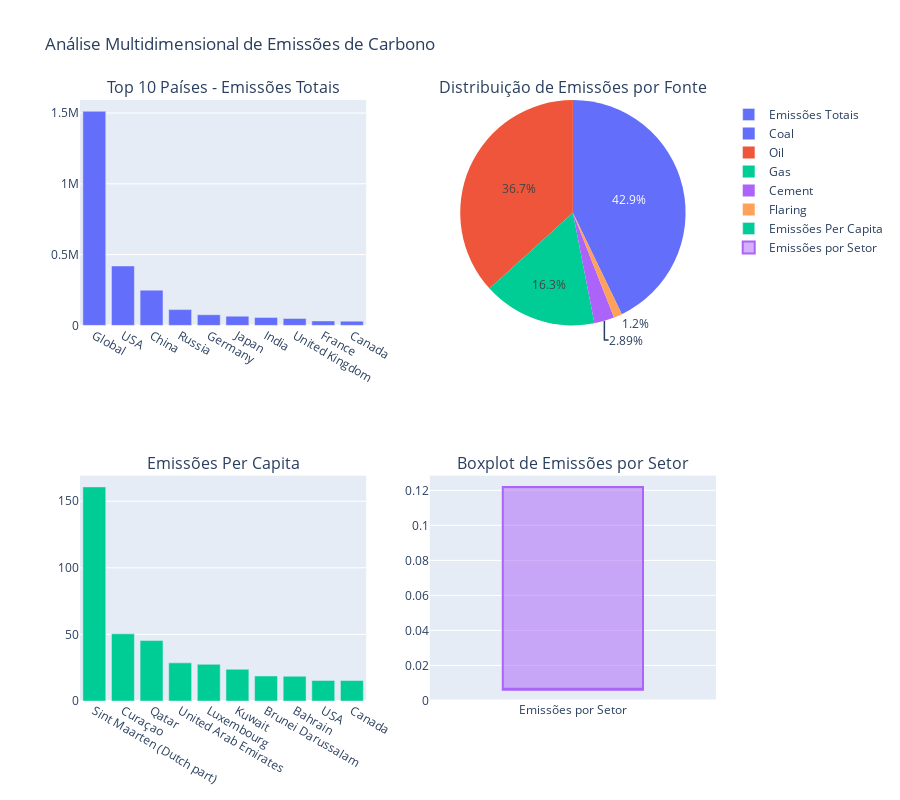
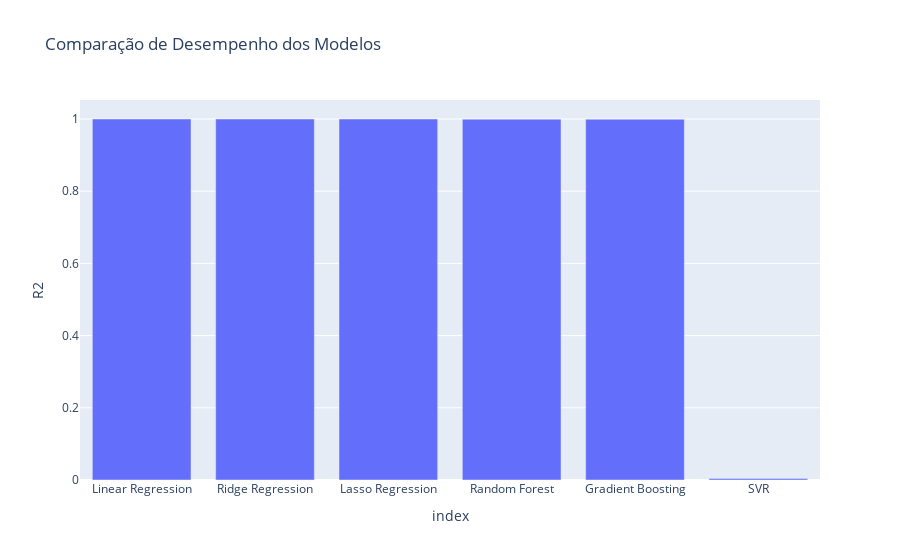
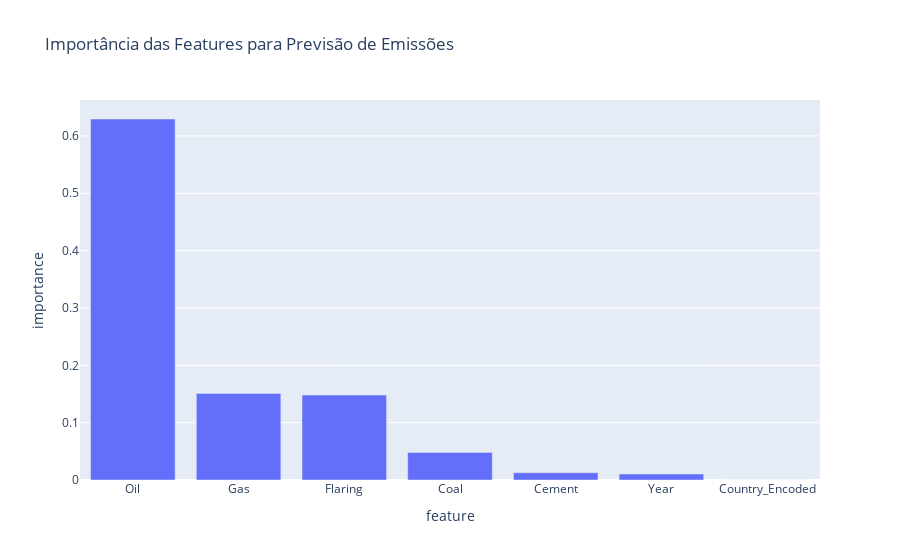
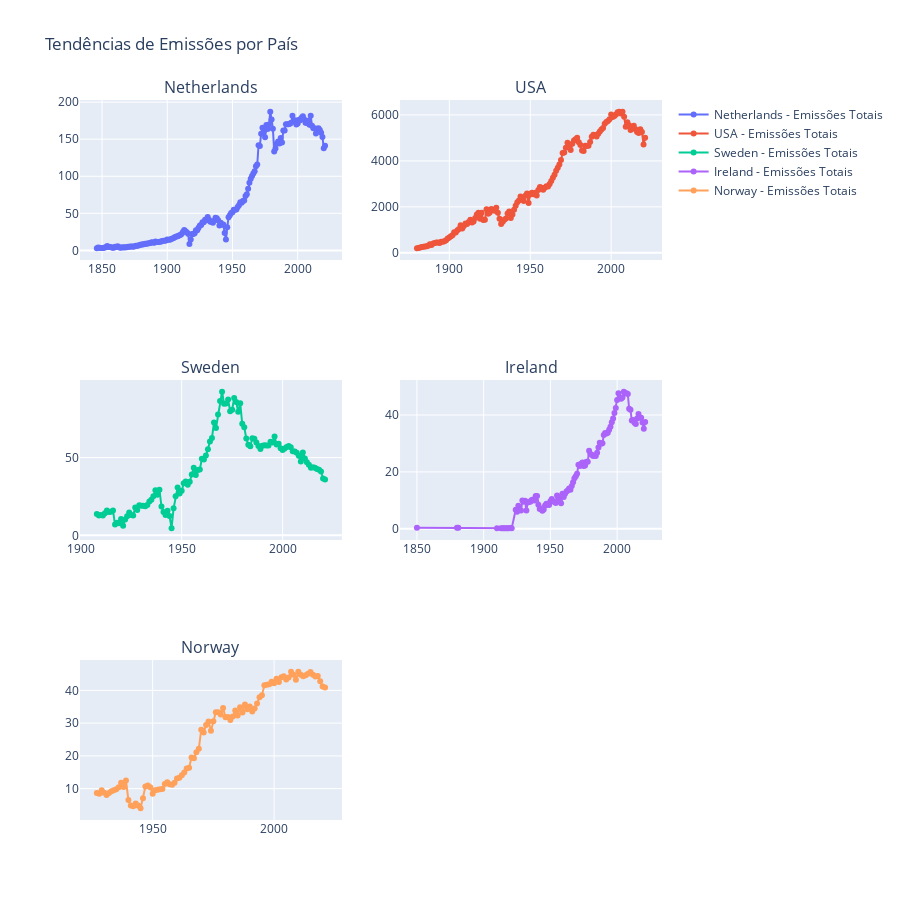

The code cell stored with these charts, in order, in its notebook:
### Code cell
import pandas as pd
import numpy as np
import matplotlib.pyplot as plt
import seaborn as sns
import plotly.express as px
import plotly.graph_objects as go
from plotly.subplots import make_subplots

from sklearn.model_selection import train_test_split, cross_val_score
from sklearn.preprocessing import StandardScaler, LabelEncoder, MinMaxScaler
from sklearn.linear_model import LinearRegression, Ridge, Lasso
from sklearn.ensemble import RandomForestRegressor, GradientBoostingRegressor
from sklearn.svm import SVR
from sklearn.pipeline import Pipeline
from sklearn.metrics import mean_squared_error, r2_score, mean_absolute_error
from sklearn.decomposition import PCA
from sklearn.cluster import KMeans, DBSCAN
from scipy import stats

class AnalisePegadaCarbonoPro:
    def __init__(self, caminho_dataset1, caminho_dataset2):
        """
        Inicialização do projeto de análise de pegada de carbono avançada
        """
        # Carregamento dos datasets
        self.df_setores = self._carregar_preparar_dados(caminho_dataset1, 'setores')
        self.df_fontes = self._carregar_preparar_dados(caminho_dataset2, 'fontes')
        
        # Configurações de visualização
        plt.style.use('ggplot')
        
    def _carregar_preparar_dados(self, caminho, tipo='setores'):
        """
        Carregamento e preparação robusta dos dados
        """
        try:
            df = pd.read_csv(caminho)
            
            if tipo == 'setores':
                # Tratamentos específicos para dataset de setores
                df.dropna(subset=['country', 'sector', 'value'], inplace=True)
                df['timestamp'] = pd.to_datetime(df['timestamp'], unit='s')
                df['year'] = df['timestamp'].dt.year
            
            elif tipo == 'fontes':
                # Tratamentos específicos para dataset de fontes
                colunas_interesse = [
                    'Country', 'Year', 'Total', 
                    'Coal', 'Oil', 'Gas', 
                    'Cement', 'Flaring', 'Per Capita'
                ]
                
                # Selecionar apenas colunas existentes
                colunas_existentes = [col for col in colunas_interesse if col in df.columns]
                df = df[colunas_existentes]
                
                df.dropna(inplace=True)
            
            return df
        
        except Exception as e:
            print(f"Erro no carregamento dos dados ({tipo}): {e}")
            return None
    
    def analise_exploratoria_multimodal(self):
        """
        Análise exploratória avançada com múltiplas visualizações
        """
        # 1. Análise de Distribuição de Emissões
        fig = make_subplots(
            rows=2, cols=2, 
            subplot_titles=(
                'Top 10 Países - Emissões Totais', 
                'Distribuição de Emissões por Fonte',
                'Emissões Per Capita', 
                'Boxplot de Emissões por Setor'
            ),
            specs=[[{'type': 'xy'}, {'type': 'domain'}], [{'type': 'xy'}, {'type': 'xy'}]]
        )
        
        # Top 10 Países
        top_paises = self.df_fontes.groupby('Country')['Total'].sum().nlargest(10)
        fig.add_trace(
            go.Bar(x=top_paises.index, y=top_paises.values, name='Emissões Totais'),
            row=1, col=1
        )
        
        # Distribuição de Emissões por Fonte
        fontes = ['Coal', 'Oil', 'Gas', 'Cement', 'Flaring']
        emissoes_por_fonte = self.df_fontes[fontes].sum()
        fig.add_trace(
            go.Pie(
                labels=emissoes_por_fonte.index, 
                values=emissoes_por_fonte.values, 
                name='Fontes de Emissão'
            ),
            row=1, col=2
        )
        
        # Emissões Per Capita Top 10
        top_paises_per_capita = self.df_fontes.groupby('Country')['Per Capita'].mean().nlargest(10)
        fig.add_trace(
            go.Bar(x=top_paises_per_capita.index, y=top_paises_per_capita.values, name='Emissões Per Capita'),
            row=2, col=1
        )
        
        # Boxplot de Emissões por Setor
        boxplot_setores = self.df_setores.boxplot(column='value', by='sector')
        fig.add_trace(
            go.Box(y=boxplot_setores.get_lines()[0].get_ydata(), name='Emissões por Setor'),
            row=2, col=2
        )
        
        fig.update_layout(height=800, title_text="Análise Multidimensional de Emissões de Carbono")
        fig.show()
    
    def modelagem_preditiva_avancada(self):
        """
        Modelagem preditiva com múltiplos algoritmos e técnicas avançadas
        """
        # Preparação dos dados
        df_ml = self.df_fontes.copy()
        
        # Encoding de países
        le = LabelEncoder()
        df_ml['Country_Encoded'] = le.fit_transform(df_ml['Country'])
        
        # Seleção de features
        features = ['Year', 'Country_Encoded', 'Coal', 'Oil', 'Gas', 'Cement', 'Flaring']
        X = df_ml[features]
        y_total = df_ml['Total']
        y_per_capita = df_ml['Per Capita']
        
        # Divisão treino-teste
        X_train, X_test, y_train, y_test = train_test_split(X, y_total, test_size=0.2, random_state=42)
        
        # Pipeline de Machine Learning
        modelos = {
            'Linear Regression': LinearRegression(),
            'Ridge Regression': Ridge(),
            'Lasso Regression': Lasso(),
            'Random Forest': RandomForestRegressor(n_estimators=100),
            'Gradient Boosting': GradientBoostingRegressor(),
            'SVR': SVR(kernel='rbf')
        }
        
        # Resultados comparativos
        resultados = {}
        
        for nome, modelo in modelos.items():
            pipeline = Pipeline([
                ('scaler', StandardScaler()),
                ('regressor', modelo)
            ])
            
            # Treinamento e avaliação
            pipeline.fit(X_train, y_train)
            y_pred = pipeline.predict(X_test)
            
            # Métricas de desempenho
            resultados[nome] = {
                'MSE': mean_squared_error(y_test, y_pred),
                'R2': r2_score(y_test, y_pred),
                'MAE': mean_absolute_error(y_test, y_pred)
            }
        
        # Visualização de resultados
        resultados_df = pd.DataFrame.from_dict(resultados, orient='index')
        fig = px.bar(
            resultados_df, 
            x=resultados_df.index, 
            y='R2', 
            title='Comparação de Desempenho dos Modelos'
        )
        fig.show()
        
        # Análise de Importância de Features
        rf = RandomForestRegressor(n_estimators=100)
        rf.fit(X_train, y_train)
        
        feature_importance = pd.DataFrame({
            'feature': features,
            'importance': rf.feature_importances_
        }).sort_values('importance', ascending=False)
        
        fig_features = px.bar(
            feature_importance, 
            x='feature', 
            y='importance', 
            title='Importância das Features para Previsão de Emissões'
        )
        fig_features.show()
    
    def analise_temporal_profunda(self):
        """
        Análise temporal detalhada com tendências e projeções
        """
        # Séries temporais por país
        paises_principais = self.df_fontes['Country'].value_counts().head(5).index
        
        fig = make_subplots(rows=3, cols=2, subplot_titles=paises_principais)
        
        for i, pais in enumerate(paises_principais, 1):
            dados_pais = self.df_fontes[self.df_fontes['Country'] == pais]
            
            # Emissões totais
            fig.add_trace(
                go.Scatter(
                    x=dados_pais['Year'], 
                    y=dados_pais['Total'], 
                    mode='lines+markers',
                    name=f'{pais} - Emissões Totais'
                ),
                row=(i-1)//2 + 1, col=(i-1)%2 + 1
            )
        
        fig.update_layout(height=900, title_text="Tendências de Emissões por País")
        fig.show()
        
        # Decomposição de séries temporais
        # Exemplo simplificado para o país com mais dados
        pais_analise = paises_principais[0]
        dados_pais = self.df_fontes[self.df_fontes['Country'] == pais_analise]
        
        # Regressão polinomial para capturar tendência
        from sklearn.preprocessing import PolynomialFeatures
        from sklearn.pipeline import make_pipeline
        
        X = dados_pais['Year'].values.reshape(-1, 1)
        y = dados_pais['Total'].values
        
        modelo_tendencia = make_pipeline(
            PolynomialFeatures(degree=3), 
            LinearRegression()
        )
        modelo_tendencia.fit(X, y)
        
        tendencia = modelo_tendencia.predict(X)
        
        plt.figure(figsize=(12, 6))
        plt.plot(X, y, label='Dados Originais')
        plt.plot(X, tendencia, label='Tendência', color='red')
        plt.title(f'Análise de Tendência para {pais_analise}')
        plt.xlabel('Ano')
        plt.ylabel('Emissões Totais')
        plt.legend()
        plt.show()
    
    def executar_analise_completa(self):
        """
        Método principal para executar análise abrangente
        """
        print("\n🌍 Análise Integrada Avançada de Pegada de Carbono 🌍")
        
        print("\n📊 Análise Exploratória Multimodal:")
        self.analise_exploratoria_multimodal()
        
        print("\n🤖 Modelagem Preditiva Avançada:")
        self.modelagem_preditiva_avancada()
        
        print("\n📈 Análise Temporal Profunda:")
        self.analise_temporal_profunda()

# Execução do projeto
if __name__ == "__main__":
    caminho_dataset1 = 'Data/dataset.csv'  
    caminho_dataset2 = 'Data/GCB2022v27_MtCO2_flat.csv'
    
    projeto = AnalisePegadaCarbonoPro(caminho_dataset1, caminho_dataset2)
    projeto.executar_analise_completa()

### Figure 1 — Plotly figure (JSON) as saved in the notebook; plotly's stock layout.template omitted (floating-point values rounded to 4 significant figures)
{"data": [{"name": "Emissões Totais", "type": "bar", "x": ["Global", "USA", "China", "Russia", "Germany", "Japan", "India", "United Kingdom", "France", "Canada"], "xaxis": "x", "y": [1512000.0, 419400.0, 248700.0, 111300.0, 75170.0, 65060.0, 56190.0, 48720.0, 31390.0, 29760.0], "yaxis": "y"}, {"domain": {"x": [0.55, 1], "y": [0.625, 1]}, "labels": ["Coal", "Oil", "Gas", "Cement", "Flaring"], "name": "Fontes de Emissão", "type": "pie", "values": [1322000.0, 1134000.0, 503200.0, 89150.0, 36910.0]}, {"name": "Emissões Per Capita", "type": "bar", "x": ["Sint Maarten (Dutch part)", "Curaçao", "Qatar", "United Arab Emirates", "Luxembourg", "Kuwait", "Brunei Darussalam", "Bahrain", "USA", "Canada"], "xaxis": "x2", "y": [160.8, 50.42, 45.36, 28.64, 27.56, 23.86, 18.81, 18.58, 15.38, 15.37], "yaxis": "y2"}, {"name": "Emissões por Setor", "type": "box", "xaxis": "x3", "y": [0.006101, 0.006101, 0.122, 0.122, 0.006101], "yaxis": "y3"}], "layout": {"annotations": [{"font": {"size": 16}, "showarrow": false, "text": "Top 10 Países - Emissões Totais", "x": 0.225, "xanchor": "center", "xref": "paper", "y": 1, "yanchor": "bottom", "yref": "paper"}, {"font": {"size": 16}, "showarrow": false, "text": "Distribuição de Emissões por Fonte", "x": 0.775, "xanchor": "center", "xref": "paper", "y": 1, "yanchor": "bottom", "yref": "paper"}, {"font": {"size": 16}, "showarrow": false, "text": "Emissões Per Capita", "x": 0.225, "xanchor": "center", "xref": "paper", "y": 0.375, "yanchor": "bottom", "yref": "paper"}, {"font": {"size": 16}, "showarrow": false, "text": "Boxplot de Emissões por Setor", "x": 0.775, "xanchor": "center", "xref": "paper", "y": 0.375, "yanchor": "bottom", "yref": "paper"}], "height": 800, "title": {"text": "Análise Multidimensional de Emissões de Carbono"}, "xaxis": {"anchor": "y", "domain": [0, 0.45]}, "xaxis2": {"anchor": "y2", "domain": [0, 0.45]}, "xaxis3": {"anchor": "y3", "domain": [0.55, 1]}, "yaxis": {"anchor": "x", "domain": [0.625, 1]}, "yaxis2": {"anchor": "x2", "domain": [0, 0.375]}, "yaxis3": {"anchor": "x3", "domain": [0, 0.375]}}}

### Figure 2 — Plotly figure (JSON) as saved in the notebook; plotly's stock layout.template omitted (floating-point values rounded to 4 significant figures)
{"data": [{"alignmentgroup": "True", "hovertemplate": "index=%{x}<br>R2=%{y}<extra></extra>", "legendgroup": "", "marker": {"color": "#636efa", "pattern": {"shape": ""}}, "name": "", "offsetgroup": "", "orientation": "v", "showlegend": false, "textposition": "auto", "type": "bar", "x": ["Linear Regression", "Ridge Regression", "Lasso Regression", "Random Forest", "Gradient Boosting", "SVR"], "xaxis": "x", "y": [1.0, 1.0, 1.0, 0.9995, 0.9993, 0.004197], "yaxis": "y"}], "layout": {"barmode": "relative", "legend": {"tracegroupgap": 0}, "title": {"text": "Comparação de Desempenho dos Modelos"}, "xaxis": {"anchor": "y", "domain": [0, 1], "title": {"text": "index"}}, "yaxis": {"anchor": "x", "domain": [0, 1], "title": {"text": "R2"}}}}

### Figure 3 — Plotly figure (JSON) as saved in the notebook; plotly's stock layout.template omitted (floating-point values rounded to 4 significant figures)
{"data": [{"alignmentgroup": "True", "hovertemplate": "feature=%{x}<br>importance=%{y}<extra></extra>", "legendgroup": "", "marker": {"color": "#636efa", "pattern": {"shape": ""}}, "name": "", "offsetgroup": "", "orientation": "v", "showlegend": false, "textposition": "auto", "type": "bar", "x": ["Oil", "Gas", "Flaring", "Coal", "Cement", "Year", "Country_Encoded"], "xaxis": "x", "y": [0.6295, 0.151, 0.1482, 0.04812, 0.01259, 0.0106, 7.029e-05], "yaxis": "y"}], "layout": {"barmode": "relative", "legend": {"tracegroupgap": 0}, "title": {"text": "Importância das Features para Previsão de Emissões"}, "xaxis": {"anchor": "y", "domain": [0, 1], "title": {"text": "feature"}}, "yaxis": {"anchor": "x", "domain": [0, 1], "title": {"text": "importance"}}}}

### Figure 4 — Plotly figure (JSON) as saved in the notebook; plotly's stock layout.template omitted (floating-point values rounded to 4 significant figures; data arrays with more than 128 entries replaced by an {"elided": "..."} marker saying what was removed)
{"data": [{"mode": "lines+markers", "name": "Netherlands - Emissões Totais", "type": "scatter", "x": {"elided": "176 int values"}, "xaxis": "x", "y": {"elided": "176 float values"}, "yaxis": "y"}, {"mode": "lines+markers", "name": "USA - Emissões Totais", "type": "scatter", "x": {"elided": "142 int values"}, "xaxis": "x2", "y": {"elided": "142 float values"}, "yaxis": "y2"}, {"mode": "lines+markers", "name": "Sweden - Emissões Totais", "type": "scatter", "x": [1908, 1909, 1910, 1911, 1912, 1913, 1914, 1915, 1916, 1917, 1918, 1919, 1920, 1921, 1922, 1923, 1924, 1925, 1926, 1927, 1928, 1929, 1930, 1931, 1932, 1933, 1934, 1935, 1936, 1937, 1938, 1939, 1940, 1941, 1942, 1943, 1944, 1945, 1946, 1947, 1948, 1949, 1950, 1951, 1952, 1953, 1954, 1955, 1956, 1957, 1958, 1959, 1960, 1961, 1962, 1963, 1964, 1965, 1966, 1967, 1968, 1969, 1970, 1971, 1972, 1973, 1974, 1975, 1976, 1977, 1978, 1979, 1980, 1981, 1982, 1983, 1984, 1985, 1986, 1987, 1988, 1989, 1990, 1991, 1992, 1993, 1994, 1995, 1996, 1997, 1998, 1999, 2000, 2001, 2002, 2003, 2004, 2005, 2006, 2007, 2008, 2009, 2010, 2011, 2012, 2013, 2014, 2015, 2016, 2017, 2018, 2019, 2020, 2021], "xaxis": "x3", "y": [13.76, 12.67, 13.12, 12.79, 14.19, 15.95, 14.99, 15.1, 15.93, 6.904, 8.115, 7.797, 10.54, 6.133, 10.13, 12.29, 14.64, 13.12, 12.77, 17.87, 16.24, 19.37, 18.93, 18.94, 18.74, 19.52, 21.73, 22.86, 25.05, 28.94, 26.13, 29.3, 18.47, 15.04, 13.02, 15.84, 12.44, 4.549, 17.38, 25.09, 30.8, 26.83, 28.66, 33.44, 34.52, 32.55, 34.49, 39.1, 43.38, 38.84, 42.07, 42.39, 49.17, 48.8, 51.27, 55.31, 60.37, 62.56, 72.52, 68.93, 77.61, 86.38, 92.29, 84.51, 84.7, 87.29, 79.82, 80.76, 88.24, 85.74, 79.48, 84.87, 71.71, 69.39, 62.26, 58.27, 57.31, 62.36, 62.01, 59.69, 57.43, 55.52, 57.58, 57.95, 57.69, 57.73, 60.19, 59.61, 63.52, 58.43, 58.89, 56.03, 54.89, 55.82, 56.79, 57.37, 56.68, 54.07, 53.89, 53.15, 51.07, 47.42, 53.29, 49.41, 46.92, 45.35, 43.48, 43.74, 43.42, 42.7, 42.09, 40.98, 36.52, 35.85], "yaxis": "y3"}, {"mode": "lines+markers", "name": "Ireland - Emissões Totais", "type": "scatter", "x": [1850, 1880, 1881, 1910, 1913, 1914, 1915, 1916, 1917, 1918, 1919, 1920, 1921, 1924, 1925, 1926, 1927, 1928, 1929, 1930, 1931, 1932, 1933, 1934, 1935, 1936, 1937, 1938, 1939, 1940, 1941, 1942, 1943, 1944, 1945, 1946, 1947, 1948, 1949, 1950, 1951, 1952, 1953, 1954, 1955, 1956, 1957, 1958, 1959, 1960, 1961, 1962, 1963, 1964, 1965, 1966, 1967, 1968, 1969, 1970, 1971, 1972, 1973, 1974, 1975, 1976, 1977, 1978, 1979, 1980, 1981, 1982, 1983, 1984, 1985, 1986, 1987, 1988, 1989, 1990, 1991, 1992, 1993, 1994, 1995, 1996, 1997, 1998, 1999, 2000, 2001, 2002, 2003, 2004, 2005, 2006, 2007, 2008, 2009, 2010, 2011, 2012, 2013, 2014, 2015, 2016, 2017, 2018, 2019, 2020, 2021], "xaxis": "x4", "y": [0.3957, 0.3517, 0.3517, 0.2162, 0.2235, 0.2492, 0.2272, 0.2418, 0.2565, 0.2455, 0.2492, 0.2931, 0.2382, 6.687, 6.035, 8.097, 6.731, 6.485, 9.999, 9.552, 9.842, 6.427, 9.266, 9.482, 9.534, 10.15, 10.35, 9.966, 11.53, 11.52, 8.448, 7.016, 7.111, 6.356, 6.833, 8.195, 8.811, 8.444, 8.345, 9.726, 10.51, 9.62, 9.535, 9.092, 11.71, 10.92, 9.718, 8.956, 12.31, 11.17, 12.35, 13.11, 13.45, 14.22, 13.72, 15.09, 16.39, 17.8, 18.49, 19.39, 22.48, 22.04, 22.85, 23.29, 22.05, 22.29, 23.57, 23.58, 27.4, 26.27, 26.06, 25.57, 25.73, 25.55, 26.75, 28.55, 30.23, 29.88, 30.06, 32.94, 33.67, 33.5, 33.72, 34.84, 35.85, 37.47, 38.8, 40.71, 42.44, 45.25, 47.61, 46.08, 45.68, 46.17, 48.16, 47.6, 47.66, 47.36, 42.18, 41.79, 38.06, 38.23, 37.28, 36.85, 38.72, 40.37, 39.08, 39.01, 37.33, 35.15, 37.54], "yaxis": "y4"}, {"mode": "lines+markers", "name": "Norway - Emissões Totais", "type": "scatter", "x": [1927, 1928, 1929, 1930, 1931, 1932, 1933, 1934, 1935, 1936, 1937, 1938, 1939, 1940, 1941, 1942, 1943, 1944, 1945, 1946, 1947, 1948, 1949, 1950, 1951, 1952, 1953, 1954, 1955, 1956, 1957, 1958, 1959, 1960, 1961, 1962, 1963, 1964, 1965, 1966, 1967, 1968, 1969, 1970, 1971, 1972, 1973, 1974, 1975, 1976, 1977, 1978, 1979, 1980, 1981, 1982, 1983, 1984, 1985, 1986, 1987, 1988, 1989, 1990, 1991, 1992, 1993, 1994, 1995, 1996, 1997, 1998, 1999, 2000, 2001, 2002, 2003, 2004, 2005, 2006, 2007, 2008, 2009, 2010, 2011, 2012, 2013, 2014, 2015, 2016, 2017, 2018, 2019, 2020, 2021], "xaxis": "x5", "y": [8.668, 8.454, 9.521, 8.727, 8.086, 8.643, 9.179, 9.485, 9.782, 10.44, 11.76, 10.48, 12.51, 6.51, 4.813, 4.626, 5.443, 4.879, 4.012, 7.073, 10.63, 10.98, 10.41, 8.432, 9.476, 9.685, 9.783, 9.882, 11.41, 11.95, 11.36, 11.19, 11.81, 13.09, 13.34, 14.06, 14.97, 16.17, 16.39, 19.54, 19.3, 21.11, 22.19, 27.98, 27.17, 29.39, 30.49, 27.69, 30.61, 33.35, 33.33, 32.65, 34.66, 31.81, 31.84, 30.96, 32.0, 33.87, 32.35, 34.86, 33.28, 35.68, 34.23, 35.1, 33.53, 34.45, 36, 37.91, 38.51, 41.57, 41.73, 41.87, 42.64, 42.15, 43.53, 42.59, 43.98, 44.31, 43.34, 43.93, 45.67, 44.8, 43.23, 45.69, 44.79, 44.3, 44.59, 45.05, 45.59, 44.77, 44.24, 44.39, 42.78, 41.2, 40.92], "yaxis": "y5"}], "layout": {"annotations": [{"font": {"size": 16}, "showarrow": false, "text": "Netherlands", "x": 0.225, "xanchor": "center", "xref": "paper", "y": 1, "yanchor": "bottom", "yref": "paper"}, {"font": {"size": 16}, "showarrow": false, "text": "USA", "x": 0.775, "xanchor": "center", "xref": "paper", "y": 1, "yanchor": "bottom", "yref": "paper"}, {"font": {"size": 16}, "showarrow": false, "text": "Sweden", "x": 0.225, "xanchor": "center", "xref": "paper", "y": 0.6111, "yanchor": "bottom", "yref": "paper"}, {"font": {"size": 16}, "showarrow": false, "text": "Ireland", "x": 0.775, "xanchor": "center", "xref": "paper", "y": 0.6111, "yanchor": "bottom", "yref": "paper"}, {"font": {"size": 16}, "showarrow": false, "text": "Norway", "x": 0.225, "xanchor": "center", "xref": "paper", "y": 0.2222, "yanchor": "bottom", "yref": "paper"}], "height": 900, "title": {"text": "Tendências de Emissões por País"}, "xaxis": {"anchor": "y", "domain": [0, 0.45]}, "xaxis2": {"anchor": "y2", "domain": [0.55, 1]}, "xaxis3": {"anchor": "y3", "domain": [0, 0.45]}, "xaxis4": {"anchor": "y4", "domain": [0.55, 1]}, "xaxis5": {"anchor": "y5", "domain": [0, 0.45]}, "xaxis6": {"anchor": "y6", "domain": [0.55, 1]}, "yaxis": {"anchor": "x", "domain": [0.7778, 1]}, "yaxis2": {"anchor": "x2", "domain": [0.7778, 1]}, "yaxis3": {"anchor": "x3", "domain": [0.3889, 0.6111]}, "yaxis4": {"anchor": "x4", "domain": [0.3889, 0.6111]}, "yaxis5": {"anchor": "x5", "domain": [0, 0.2222]}, "yaxis6": {"anchor": "x6", "domain": [0, 0.2222]}}}
